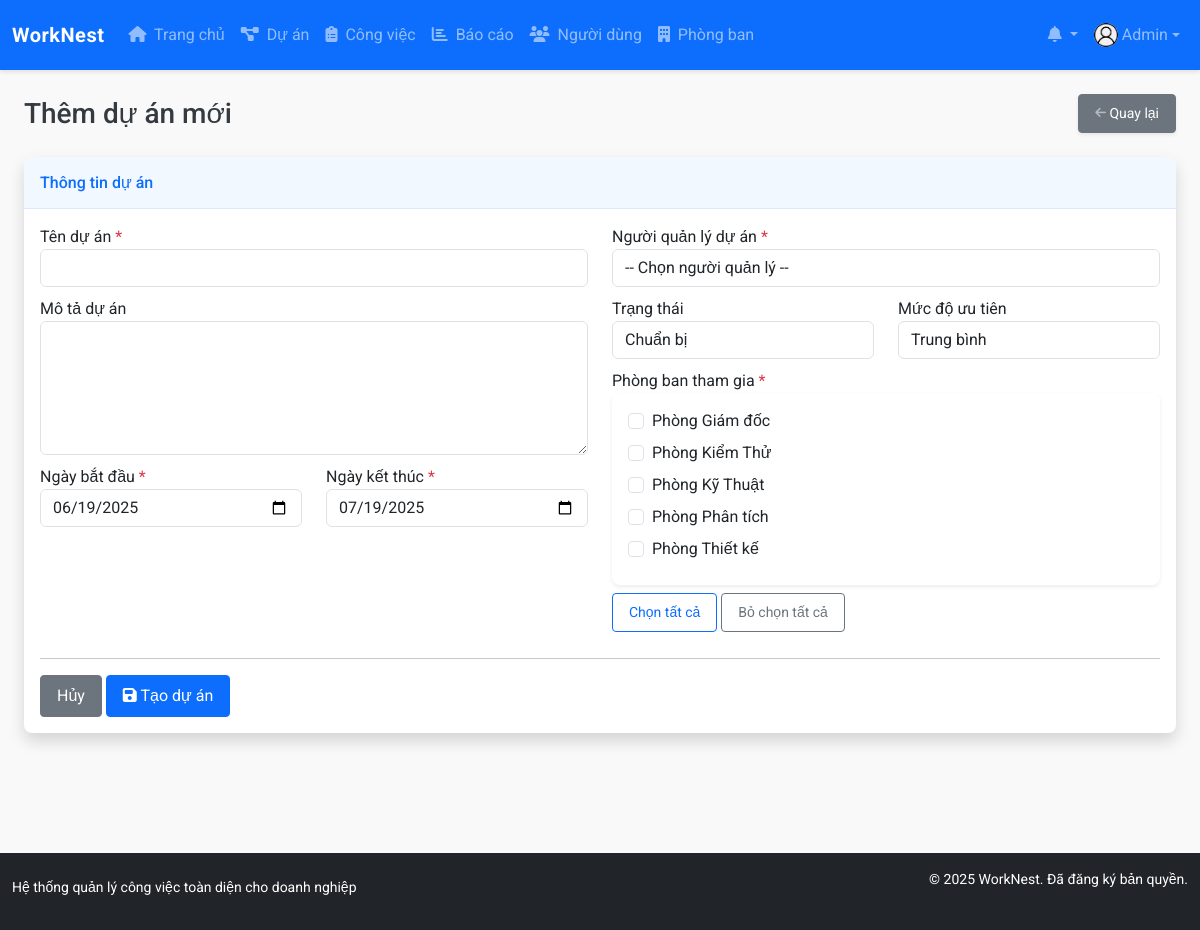
/modules/projects/add.php (signed in), run on the app's committed database.
### tables this page shows
CREATE TABLE `users` (
  `id` int NOT NULL,
  `name` varchar(100) NOT NULL,
  `email` varchar(100) NOT NULL,
  `password` varchar(255) NOT NULL,
  `role` enum('admin','project_manager','department_manager','staff') NOT NULL DEFAULT 'staff',
  `department_id` int DEFAULT NULL,
  `phone` varchar(20) DEFAULT NULL,
  `avatar` varchar(255) DEFAULT 'assets/images/avatar-default.png',
  `created_at` datetime NOT NULL DEFAULT CURRENT_TIMESTAMP,
  `updated_at` datetime DEFAULT NULL ON UPDATE CURRENT_TIMESTAMP,
  `last_login` datetime DEFAULT NULL
);

CREATE TABLE `departments` (
  `id` int NOT NULL,
  `name` varchar(100) NOT NULL,
  `description` text,
  `manager_id` int DEFAULT NULL,
  `created_at` datetime NOT NULL DEFAULT CURRENT_TIMESTAMP,
  `updated_at` datetime DEFAULT NULL ON UPDATE CURRENT_TIMESTAMP
);

### config/config.php (called while the page is built, shortened)
<?php
function is_logged_in() {
    return isset($_SESSION['user_id']);
}
function has_permission($required_role) {
    return $_SESSION['user_role'] === $required_role ||
           ($_SESSION['user_role'] === 'admin') ||
           ($required_role === 'department_manager' && $_SESSION['user_role'] === 'project_manager');
}
require_once ROOT_PATH . 'config/database.php';

### config/database.php (called while the page is built, shortened)
<?php
$conn = mysqli_connect(DB_HOST, DB_USER, DB_PASS, DB_NAME);
mysqli_set_charset($conn, "utf8mb4");
function query($sql) {
    global $conn;
    $result = mysqli_query($conn, $sql);
    return $result;
}
function fetch_array($result) {
    return mysqli_fetch_assoc($result);
}

### modules/projects/add.php (the view, shortened to what this page needs)
<?php
require_once '../../config/config.php';
$department_sql = "SELECT id, name FROM departments ORDER BY name";
$department_result = query($department_sql);
$status_list = [
    1 => 'Chuẩn bị',
    2 => 'Đang thực hiện',
    3 => 'Hoàn thành',
    4 => 'Tạm dừng',
    5 => 'Đã hủy'
];
$priority_list = [
    1 => 'Thấp',
    2 => 'Trung bình',
    3 => 'Cao',
    4 => 'Khẩn cấp'
];
include_once '../../templates/header.php';
?>
<div class="container-fluid">
    <div class="d-sm-flex align-items-center justify-content-between mb-4">
        <h1 class="h3 mb-0 text-gray-800">Thêm dự án mới</h1>
        <a href="index.php" class="d-none d-sm-inline-block btn btn-sm btn-secondary shadow-sm">
            <i class="fas fa-arrow-left fa-sm text-white-50"></i> Quay lại
        </a>
    </div>
    <div class="card shadow mb-4">
        <div class="card-header py-3">
            <h6 class="m-0 font-weight-bold text-primary">Thông tin dự án</h6>
        </div>
        <div class="card-body">
            <form action="" method="POST">
                <div class="row">
                    <div class="col-md-6">
                        <div class="form-group">
                            <label for="name">Tên dự án <span class="text-danger">*</span></label>
                            <input type="text" class="form-control" id="name" name="name" required
                                   value="<?php echo isset($_POST['name']) ? htmlspecialchars($_POST['name']) : ''; ?>">
                        </div>
                        <div class="form-group">
                            <label for="description">Mô tả dự án</label>
                            <textarea class="form-control" id="description" name="description" rows="5"><?php echo isset($_POST['description']) ? htmlspecialchars($_POST['description']) : ''; ?></textarea>
                        </div>
                        <div class="row">
                            <div class="col-md-6">
                                <div class="form-group">
                                    <label for="start_date">Ngày bắt đầu <span class="text-danger">*</span></label>
                                    <input type="date" class="form-control" id="start_date" name="start_date" required
                                           value="<?php echo isset($_POST['start_date']) ? $_POST['start_date'] : date('Y-m-d'); ?>">
                                </div>
                            </div>
                            <div class="col-md-6">
                                <div class="form-group">
                                    <label for="end_date">Ngày kết thúc <span class="text-danger">*</span></label>
                                    <input type="date" class="form-control" id="end_date" name="end_date" required
                                           value="<?php echo isset($_POST['end_date']) ? $_POST['end_date'] : date('Y-m-d', strtotime('+30 days')); ?>">
                                </div>
                            </div>
                        </div>
                    </div>
                    <div class="col-md-6">
                        <div class="form-group">
                            <label for="manager_id">Người quản lý dự án <span class="text-danger">*</span></label>
                            <select class="form-control" id="manager_id" name="manager_id" required>
                                <option value="">-- Chọn người quản lý --</option>
                            </select>
                        </div>
                        <div class="row">
                            <div class="col-md-6">
                                <div class="form-group">
                                    <label for="status_id">Trạng thái</label>
                                    <select class="form-control" id="status_id" name="status_id">
                                        <?php foreach ($status_list as $id => $name): ?>
                                            <option value="<?php echo $id; ?>" <?php echo (isset($_POST['status_id']) ? $_POST['status_id'] : 1) == $id ? 'selected' : ''; ?>>
                                                <?php echo $name; ?>
                                            </option>
                                        <?php endforeach; ?>
                                    </select>
                                </div>
                            </div>
                            <div class="col-md-6">
                                <div class="form-group">
                                    <label for="priority">Mức độ ưu tiên</label>
                                    <select class="form-control" id="priority" name="priority">
                                        <?php foreach ($priority_list as $id => $name): ?>
                                            <option value="<?php echo $id; ?>" <?php echo (isset($_POST['priority']) ? $_POST['priority'] : 2) == $id ? 'selected' : ''; ?>>
                                                <?php echo $name; ?>
                                            </option>
                                        <?php endforeach; ?>
                                    </select>
                                </div>
                            </div>
                        </div>
                        <div class="form-group">
                            <label>Phòng ban tham gia <span class="text-danger">*</span></label>
                            <div class="card">
                                <div class="card-body" style="max-height: 200px; overflow-y: auto;">
                                    <?php
                                    $selected_departments = isset($_POST['departments']) ? $_POST['departments'] : [];
                                    while ($department = fetch_array($department_result)):
                                    ?>
                                        <div class="form-check mb-2">
                                            <input type="checkbox" class="form-check-input"
                                                   id="dept-<?php echo $department['id']; ?>"
                                                   name="departments[]"
                                                   value="<?php echo $department['id']; ?>"
                                                   <?php echo in_array($department['id'], $selected_departments) ? 'checked' : ''; ?>>
                                            <label class="form-check-label" for="dept-<?php echo $department['id']; ?>">
                                                <?php echo $department['name']; ?>
                                            </label>
                                        </div>
                                    <?php endwhile; ?>
                                </div>
                            </div>
                            <div class="mt-2">
                                <button type="button" class="btn btn-sm btn-outline-primary" id="selectAllDepts">Chọn tất cả</button>
                                <button type="button" class="btn btn-sm btn-outline-secondary" id="deselectAllDepts">Bỏ chọn tất cả</button>
                            </div>
                        </div>
                    </div>
                </div>
                <hr>
                <div class="row">
                    <div class="col-md-12 text-right">
                        <a href="index.php" class="btn btn-secondary">Hủy</a>
                        <button type="submit" class="btn btn-primary">
                            <i class="fas fa-save"></i> Tạo dự án
                        </button>
                    </div>
                </div>
            </form>
        </div>
    </div>
</div>
<?php
include_once '../../templates/footer.php';
?>

### templates/header.php (shortened to what this page needs)
<!DOCTYPE html>
<html lang="vi">
<head>
    <link href="https://cdn.jsdelivr.net/npm/bootstrap@5.3.0-alpha1/dist/css/bootstrap.min.css" rel="stylesheet">
    <link rel="stylesheet" href="https://cdnjs.cloudflare.com/ajax/libs/font-awesome/6.4.0/css/all.min.css">
    <link rel="stylesheet" href="<?php echo BASE_URL; ?>assets/css/style.css">
</head>
<body>
    <?php if (is_logged_in()): ?>
        <nav class="navbar navbar-expand-lg navbar-dark bg-primary sticky-top">
            <div class="container-fluid">
                <a class="navbar-brand d-flex align-items-center justify-content-evenly" href="<?php echo BASE_URL; ?>">
                    <span class="fw-bold">WorkNest</span>
                </a>
                <div class="collapse navbar-collapse" id="navbarNav">
                    <ul class="navbar-nav me-auto">
                        <li class="nav-item">
                            <a class="nav-link" href="<?php echo BASE_URL; ?>">
                                <i class="fas fa-home me-1"></i> Trang chủ
                            </a>
                        </li>
                        <?php if (has_permission('project_manager') || has_permission('department_manager')): ?>
                            <li class="nav-item">
                                <a class="nav-link" href="<?php echo BASE_URL; ?>modules/projects/">
                                    <i class="fas fa-project-diagram me-1"></i> Dự án
                                </a>
                            </li>
                        <?php endif; ?>
                        <li class="nav-item">
                            <a class="nav-link" href="<?php echo BASE_URL; ?>modules/tasks/">
                                <i class="fas fa-clipboard-list me-1"></i> Công việc
                            </a>
                        </li>
                        <?php if (has_permission('project_manager') || has_permission('department_manager')): ?>
                            <li class="nav-item">
                                <a class="nav-link" href="<?php echo BASE_URL; ?>modules/reports/">
                                    <i class="fas fa-chart-bar me-1"></i> Báo cáo
                                </a>
                            </li>
                        <?php endif; ?>
                        <?php if (has_permission('admin')): ?>
                            <li class="nav-item">
                                <a class="nav-link" href="<?php echo BASE_URL; ?>modules/users/">
                                    <i class="fas fa-users me-1"></i> Người dùng
                                </a>
                            </li>
                            <li class="nav-item">
                                <a class="nav-link" href="<?php echo BASE_URL; ?>modules/departments/">
                                    <i class="fas fa-building me-1"></i> Phòng ban
                                </a>
                            </li>
                        <?php endif; ?>
                    </ul>
                    <ul class="navbar-nav">
                        <li class="nav-item dropdown">
                            <a class="nav-link dropdown-toggle position-relative" href="#" id="notificationsDropdown"
                                role="button" data-bs-toggle="dropdown" aria-expanded="false">
                                <i class="fas fa-bell"></i>
                            </a>
                        </li>
                        <li class="nav-item dropdown">
                            <a class="nav-link dropdown-toggle d-flex align-items-center justify-content-evenly" href="#" id="userDropdown"
                                role="button" data-bs-toggle="dropdown" aria-expanded="false">
                                <?php
                                $current_user_id = $_SESSION['user_id'];
                                $user_sql = "SELECT * FROM users WHERE id = $current_user_id";
                                $user_result = query($user_sql);
                                $user_data = fetch_array($user_result);
                                ?>
                                <img src="<?php echo BASE_URL . $user_data['avatar']; ?>" class="rounded-circle me-1"
                                    alt="Avatar" style="width: 24px; height: 24px; object-fit: cover;">
                                <span class="d-none d-lg-inline-block"><?php echo $user_data['name']; ?></span>
                            </a>
                        </li>
                    </ul>
                </div>
            </div>
        </nav>
    <?php endif; ?>
    <div class="container-fluid mt-4 pb-5">

### assets/css/style.css (style rules this page uses)
:root { --primary-color: #0d6efd; --primary-hover: #0a58ca; --secondary-color: #6c757d; --dark-color: #343a40; --light-color: #f8f9fa; --gray-100: #f8f9fa; --gray-200: #e9ecef; --gray-300: #dee2e6; --gray-400: #ced4da; --gray-500: #adb5bd; --gray-600: #6c757d; --gray-700: #495057; --gray-800: #343a40; --gray-900: #212529; }
a { text-decoration: none; }
body { font-family: 'Roboto', sans-serif; background-color: #f9f9f9; color: var(--gray-800); min-height: 100vh; display: flex; flex-direction: column; justify-content: space-between; }
.navbar-dark.bg-primary { height: 70px; box-shadow: 0 2px 4px rgba(0, 0, 0, 0.1); }
.navbar-brand { font-weight: 700; letter-spacing: 0.5px; }
.card { border: none; box-shadow: 0 0.125rem 0.25rem rgba(0, 0, 0, 0.075); transition: all 0.3s ease; border-radius: 0.5rem; overflow: hidden; }
.card-header { background-color: rgba(13, 110, 253, 0.05); border-bottom: 1px solid rgba(13, 110, 253, 0.1); font-weight: 500; }
.btn { border-radius: 0.25rem; padding: 0.5rem 1rem; transition: all 0.2s ease; }
.btn-primary { background-color: var(--primary-color); border-color: var(--primary-color); }
.btn-outline-primary { color: var(--primary-color); border-color: var(--primary-color); }
.form-group { margin-bottom: 10px; }

### data on the page
users: avatar (placeholder picture), name "Admin"
departments: name "Phòng Giám đốc"
departments: name "Phòng Kiểm Thử"
departments: name "Phòng Kỹ Thuật"
departments: name "Phòng Phân tích"
departments: name "Phòng Thiết kế"

### other printed values
form field status_id "Chuẩn bị"
form field priority "Trung bình"
